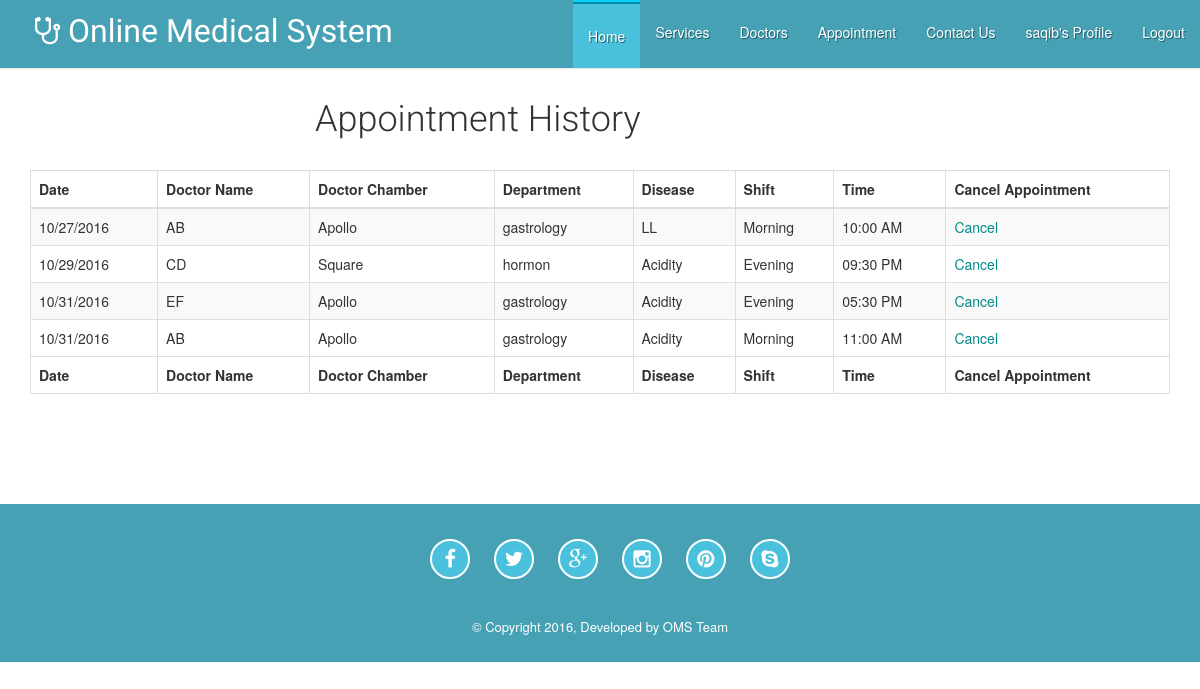
The page /user/appointment_history.php (signed in) on the database its author committed.
### tables this page shows
CREATE TABLE `appointment_history` (
  `id` int(11) NOT NULL,
  `user_id` int(11) NOT NULL,
  `disease` varchar(255) NOT NULL,
  `age` varchar(255) NOT NULL,
  `doc_id` int(11) NOT NULL,
  `appointment_date` text NOT NULL,
  `time_id` int(11) NOT NULL,
  `current_status` text NOT NULL,
  `prescription` text NOT NULL
);

CREATE TABLE `doctors` (
  `id` int(11) NOT NULL,
  `doc_name` varchar(255) NOT NULL,
  `degree` varchar(255) NOT NULL,
  `chamber_id` int(11) NOT NULL,
  `shift` int(11) NOT NULL COMMENT '1=morning, 2=evening',
  `dept_id` int(11) NOT NULL,
  `email` varchar(255) NOT NULL,
  `password` varchar(255) NOT NULL,
  `pro_pic` varchar(255) NOT NULL,
  `start_time` text NOT NULL,
  `end_time` text NOT NULL
);

CREATE TABLE `medical_center` (
  `id` int(11) NOT NULL,
  `medical_center_name` varchar(255) NOT NULL,
  `medical_center_address` varchar(255) NOT NULL
);

CREATE TABLE `department` (
  `id` int(11) NOT NULL,
  `department` varchar(255) NOT NULL
);

CREATE TABLE `time` (
  `id` int(11) NOT NULL,
  `shift` int(11) NOT NULL COMMENT '1=morning, 2=evening',
  `time` text NOT NULL
);

### user/User_class.php (called while the page is built, shortened)
<?php
class User_class{
    public function appointment_history(){
        $id=$_SESSION['user_id'];
        $sql="select appointment_history.*, doctors.doc_name, medical_center.medical_center_name, department.department, time.shift,time.time from appointment_history join doctors on appointment_history.doc_id=doctors.id join medical_center on doctors.chamber_id=medical_center.id join department on doctors.dept_id=department.id join time on appointment_history.time_id=time.id where appointment_history.user_id='$id' ORDER BY
   appointment_history.appointment_date ASC";
        $res=mysql_query($sql);
        return $res;
    }
}
?>

### user/appointment_history.php (the view, shortened to what this page needs)
<?php
require_once 'User_class.php';
$user_obj=new User_class();
$all_data=$user_obj->appointment_history();
?>
<?php require_once './header.php'; ?>
<br>
<br>
<br>
<br>
<div class="container" style="min-height: 424px;">
<div class="row">
    <div class="col-md-12">
        <h1 class="col-sm-offset-3">Appointment History</h1>
        <br>
        <table class="table table-bordered table-striped">
            <thead>
            <tr>
                <th>Date</th>
                <th>Doctor Name</th>
                <th>Doctor Chamber</th>
                <th>Department</th>
                <th>Disease</th>
                <th>Shift</th>
                <th>Time</th>
                <th>Cancel Appointment</th>
            </tr>
            </thead>
            <tbody>
                <?php while ($value = mysql_fetch_array($all_data)) { ?>
                <tr>
                <td><?php echo $value['appointment_date']?></td>
                <td><?php echo $value['doc_name']?></td>
                <td><?php echo $value['medical_center_name']?></td>
                <td><?php echo $value['department']?></td>
                <td><?php echo $value['disease']?></td>
                <td><?php
                    if($value['shift']=='1'){echo 'Morning';}
                    else echo 'Evening'
                    ?>
                </td>
                <td><?php echo $value['time']?></td>
                <td>
                    <a href="delete_history.php?id=<?php echo $value['id'];?>">Cancel</a></td>
                </tr>
            <?php } ?>
            </tbody>
            <tfoot>
            <tr>
                <th>Date</th>
                <th>Doctor Name</th>
                <th>Doctor Chamber</th>
                <th>Department</th>
                <th>Disease</th>
                <th>Shift</th>
                <th>Time</th>
                <th>Cancel Appointment</th>
            </tr>
            </tfoot>
        </table>
    </div>
</div>
    </div>
<?php require_once './footer.php'; ?>

### assets/css/main.css (style rules this page uses)
* { outline: none !important; }
a { color: darkcyan; }
h1, h2, h3, h4, h5, h6 { font-family: 'Roboto', sans-serif; font-weight: 300; }
.widget h4, { background: url("../img/title-bg.png") repeat-x scroll 0 4px rgba(0, 0, 0, 0); font-weight: bold; margin-bottom: 10px; margin-top: 0; }

### rows shown on the page
appointment_history: appointment_date "10/27/2016", doctors.doc_name "AB", medical_center.medical_center_name "Apollo", department.department "gastrology", disease "LL", shows "Morning", time.time "10:00 AM"
appointment_history: appointment_date "10/29/2016", doctors.doc_name "CD", medical_center.medical_center_name "Square", department.department "hormon", disease "Acidity", shows "Evening", time.time "09:30 PM"
appointment_history: appointment_date "10/31/2016", doctors.doc_name "EF", medical_center.medical_center_name "Apollo", department.department "gastrology", disease "Acidity", shows "Evening", time.time "05:30 PM"
appointment_history: appointment_date "10/31/2016", doctors.doc_name "AB", medical_center.medical_center_name "Apollo", department.department "gastrology", disease "Acidity", shows "Morning", time.time "11:00 AM"

### other values the page prints
$_SESSION['user_name'] "saqib"
